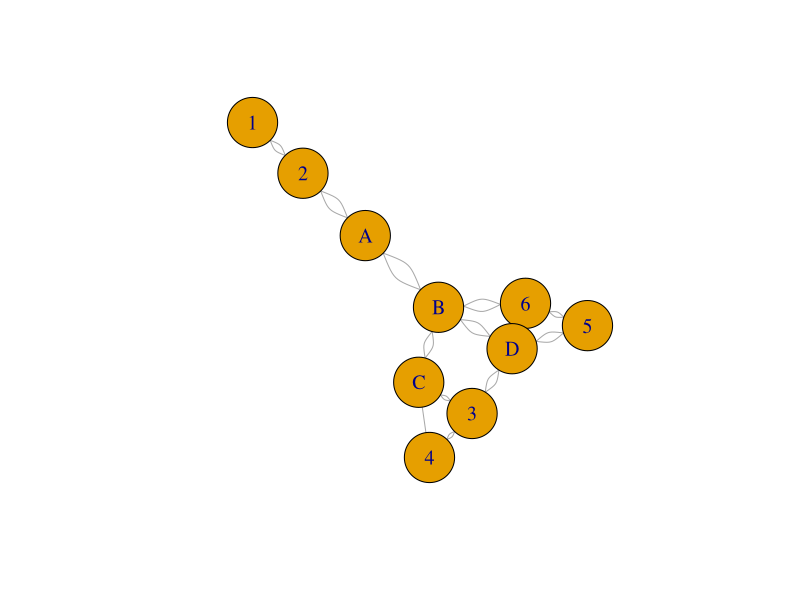
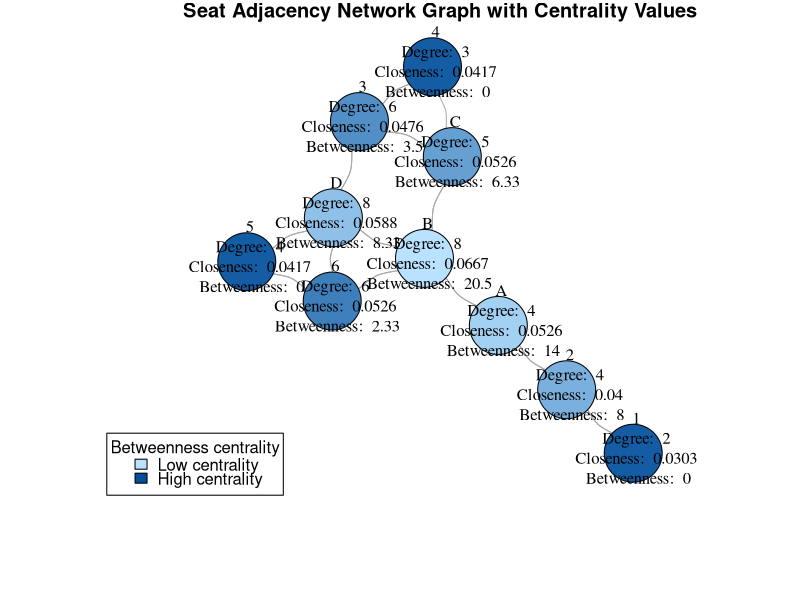

Write R code to recreate these figures, in order.
## ---- chunk 1
knitr::opts_chunk$set(echo = TRUE)
## ---- chunk 2
# Load the igraph package
library(igraph)

# Create the nodes
seat_nodes <- c(1:6, LETTERS[1:4])

# Create an empty graph with the seat nodes
seat_adjacency_graph <- graph.empty(n = length(seat_nodes), directed = FALSE)
V(seat_adjacency_graph)$name <- seat_nodes

# Create the adjacency list
adj_list <- list(
  "1" = c("2"),
  "2" = c("1", "A"),
  "3" = c("4", "D", "C"),
  "4" = c("3", "C"),
  "5" = c("D", "6"),
  "6" = c("5", "D", "B"),
  "A" = c("B", "2"),
  "B" = c("6", "D", "C", "A"),
  "C" = c("3", "B"),
  "D" = c("3", "5", "6", "B")
)

# Add edges based on adjacency rules
for (seat in names(adj_list)) {
  for (neighbor in adj_list[[seat]]) {
    seat_adjacency_graph <- add.edges(seat_adjacency_graph, c(seat, neighbor))
  }
}

# Plot the seat adjacency graph
plot(seat_adjacency_graph, vertex.size = 30, vertex.label.cex = 1.2)
## ---- chunk 3
# Define the seat choices
seat_choices <- LETTERS[1:4]

# Calculate centralities for the seat choices
degree_centralities <- degree(seat_adjacency_graph, v = seat_choices)
closeness_centralities <- closeness(seat_adjacency_graph, v = seat_choices)
betweenness_centralities <- betweenness(seat_adjacency_graph, v = seat_choices)

# Combine the centralities into a data frame
centralities <- data.frame(
  Seat = seat_choices,
  Degree = degree_centralities / 2,  # divide degree centralities by 2
  Closeness = closeness_centralities,
  Betweenness = betweenness_centralities
)

# Print the centralities data frame
print(centralities)
## ---- chunk 4
# Generate a color palette with 10 colors
color_palette <- colorRampPalette(c("#B8E2FF", "#004D99"))(10)


# Add centrality values to the graph vertices
V(seat_adjacency_graph)$degree <- degree(seat_adjacency_graph)
V(seat_adjacency_graph)$closeness <- closeness(seat_adjacency_graph)
V(seat_adjacency_graph)$betweenness <- betweenness(seat_adjacency_graph)

# Customize vertex labels with centrality values
vertex_labels <- paste(V(seat_adjacency_graph)$name,
                       "\nDegree: ", V(seat_adjacency_graph)$degree,
                       "\nCloseness: ", round(V(seat_adjacency_graph)$closeness, 4),
                       "\nBetweenness: ", round(V(seat_adjacency_graph)$betweenness, 2))

# Normalize betweenness centrality values
scaled_betweenness <- scale(V(seat_adjacency_graph)$betweenness)

# Assign colors based on normalized betweenness centrality
V(seat_adjacency_graph)$color <- color_palette[rank(-scaled_betweenness)][V(seat_adjacency_graph)]

# Set plot margins
par(mar = c(5, 5, 1, 1)) 

# Plot graph
plot(seat_adjacency_graph, vertex.size = 30, vertex.label = vertex_labels, 
     vertex.label.cex = 1, vertex.label.color = "black", vertex.label.dist = 0.5,
     edge.arrow.size = 0.2, edge.curved = 0.3, layout = layout_with_kk,
     main = "Seat Adjacency Network Graph with Centrality Values")

# Add color legend
legend("bottomleft", legend = c("Low centrality", "High centrality"), 
       fill = c(color_palette[1], color_palette[10]), title = "Betweenness centrality",
       x.intersp = 0.7, y.intersp = 0.7, inset = 0.01)
